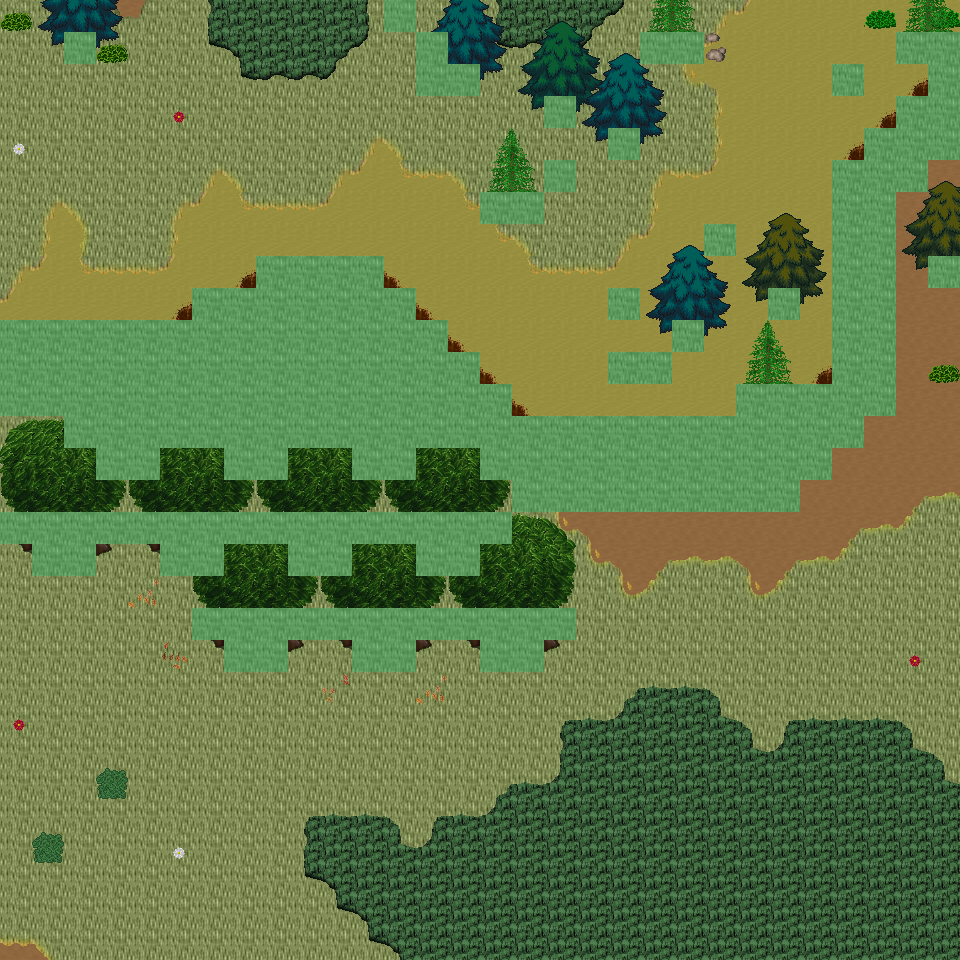

A level layout from a 2D game, rendered from its tile map. Below: a short description, then the map file with tile-grid data replaced by summaries:
An orthogonal 30x30 tile map with 32x32 px tiles, 6 tile layers (Ground, Object, Object2, Above, ...), 48 tilesets and 9 objects (9x mapExit).

<map version="1.0" orientation="orthogonal" renderorder="right-down" width="30" height="30" tilewidth="32" tileheight="32" nextobjectid="10">
  <tileset firstgid="1" name="tileset_ground_ground" tilewidth="32" tileheight="32" tilecount="33" columns="3">
    <image source="../drawable/tileset_ground_ground.png" width="96" height="352" />
  </tileset>
  <tileset firstgid="34" name="tileset_ground_ground_2" tilewidth="32" tileheight="32" tilecount="4" columns="4">
    <image source="../drawable/tileset_ground_ground_2.png" width="128" height="32" />
  </tileset>
  <tileset firstgid="38" name="tileset_ground_ridge_earth_dark" tilewidth="32" tileheight="32" tilecount="96" columns="12">
    <image source="../drawable/tileset_ground_ridge_earth_dark.png" width="384" height="256" />
  </tileset>
  <tileset firstgid="134" name="tileset_plant_grasses" tilewidth="32" tileheight="32" tilecount="6" columns="3">
    <image source="../drawable/tileset_plant_grasses.png" width="96" height="64" />
  </tileset>
  <tileset firstgid="140" name="tileset_plant_bush_bushes" tilewidth="32" tileheight="32" tilecount="10" columns="5">
    <image source="../drawable/tileset_plant_bush_bushes.png" width="160" height="64" />
  </tileset>
  <tileset firstgid="150" name="tileset_plant_flower_daisy_white" tilewidth="32" tileheight="32" tilecount="8" columns="2">
    <image source="../drawable/tileset_plant_flower_daisy_white.png" width="64" height="128" />
  </tileset>
  <tileset firstgid="158" name="tileset_building_fence_fence_chunky" tilewidth="32" tileheight="32" tilecount="21" columns="3">
    <image source="../drawable/tileset_building_fence_fence_chunky.png" width="96" height="224" />
  </tileset>
  <tileset firstgid="179" name="tileset_ground_rock_rocks_2" tilewidth="32" tileheight="32" tilecount="4" columns="2">
    <image source="../drawable/tileset_ground_rock_rocks_2.png" width="64" height="64" />
  </tileset>
  <tileset firstgid="183" name="tileset_building_roof_green" tilewidth="32" tileheight="32" tilecount="20" columns="5">
    <image source="../drawable/tileset_building_roof_green.png" width="160" height="128" />
  </tileset>
  <tileset firstgid="203" name="tileset_building_wall_wall_brown" tilewidth="32" tileheight="32" tilecount="12" columns="3">
    <image source="../drawable/tileset_building_wall_wall_brown.png" width="96" height="128" />
  </tileset>
  <tileset firstgid="215" name="tileset_plant_flower_daisy_red" tilewidth="32" tileheight="32" tilecount="8" columns="2">
    <image source="../drawable/tileset_plant_flower_daisy_red.png" width="64" height="128" />
  </tileset>
  <tileset firstgid="223" name="tileset_item_corpse_huge_animal" tilewidth="32" tileheight="32" tilecount="16" columns="2">
    <image source="../drawable/tileset_item_corpse_huge_animal.png" width="64" height="256" />
  </tileset>
  <tileset firstgid="239" name="tileset_plant_stump_rectangular" tilewidth="32" tileheight="32" tilecount="4" columns="2">
    <image source="../drawable/tileset_plant_stump_rectangular.png" width="64" height="64" />
  </tileset>
  <tileset firstgid="243" name="tileset_ground_rock_pebbles" tilewidth="32" tileheight="32" tilecount="3" columns="1">
    <image source="../drawable/tileset_ground_rock_pebbles.png" width="32" height="96" />
  </tileset>
  <tileset firstgid="246" name="tileset_plant_tree_tree_green" tilewidth="32" tileheight="32" tilecount="88" columns="8">
    <image source="../drawable/tileset_plant_tree_tree_green.png" width="256" height="352" />
  </tileset>
  <tileset firstgid="334" name="tileset_item_pot_dark_barrel" tilewidth="32" tileheight="32" tilecount="2" columns="1">
    <image source="../drawable/tileset_item_pot_dark_barrel.png" width="32" height="64" />
  </tileset>
  <tileset firstgid="336" name="tileset_plant_leaves" tilewidth="32" tileheight="32" tilecount="8" columns="4">
    <image source="../drawable/tileset_plant_leaves.png" width="128" height="64" />
  </tileset>
  <tileset firstgid="344" name="tileset_item_statue_cross" tilewidth="32" tileheight="32" tilecount="1" columns="1">
    <image source="../drawable/tileset_item_statue_cross.png" width="32" height="32" />
  </tileset>
  <tileset firstgid="345" name="tileset_ground_ladder_vertical_dark" tilewidth="32" tileheight="32" tilecount="3" columns="3">
    <image source="../drawable/tileset_ground_ladder_vertical_dark.png" width="96" height="32" />
  </tileset>
  <tileset firstgid="348" name="tileset_furniture_light_dark_torch" tilewidth="32" tileheight="32" tilecount="8" columns="2">
    <image source="../drawable/tileset_furniture_light_dark_torch.png" width="64" height="128" />
  </tileset>
  <tileset firstgid="356" name="tileset_building_door_door_n" tilewidth="32" tileheight="32" tilecount="6" columns="3">
    <image source="../drawable/tileset_building_door_door_n.png" width="96" height="64" />
  </tileset>
  <tileset firstgid="362" name="tileset_building_window_window_long" tilewidth="32" tileheight="32" tilecount="3" columns="3">
    <image source="../drawable/tileset_building_window_window_long.png" width="96" height="32" />
  </tileset>
  <tileset firstgid="365" name="tileset_building_roof_yellow" tilewidth="32" tileheight="32" tilecount="20" columns="5">
    <image source="../drawable/tileset_building_roof_yellow.png" width="160" height="128" />
  </tileset>
  <tileset firstgid="385" name="tileset_plant_vine" tilewidth="32" tileheight="32" tilecount="3" columns="1">
    <image source="../drawable/tileset_plant_vine.png" width="32" height="96" />
  </tileset>
  <tileset firstgid="388" name="tileset_logic_portal" tilewidth="32" tileheight="32" tilecount="24" columns="8">
    <image source="../drawable/tileset_logic_portal.png" width="256" height="96" />
  </tileset>
  <tileset firstgid="412" name="tileset_logic_collision" tilewidth="32" tileheight="32" tilecount="1" columns="1">
    <image source="../drawable/tileset_logic_collision.png" width="32" height="32" />
  </tileset>
  <tileset firstgid="413" name="tileset_logic_protection" tilewidth="32" tileheight="32" tilecount="2" columns="2">
    <image source="../drawable/tileset_logic_protection.png" width="64" height="32" />
  </tileset>
  <tileset firstgid="415" name="tileset_ground_green_paving" tilewidth="32" tileheight="32" tilecount="18" columns="3">
    <image source="../drawable/tileset_ground_green_paving.png" width="96" height="192" />
  </tileset>
  <tileset firstgid="433" name="tileset_ground_grass_2" tilewidth="32" tileheight="32" tilecount="21" columns="3">
    <image source="../drawable/tileset_ground_grass_2.png" width="96" height="224" />
  </tileset>
  <tileset firstgid="454" name="tileset_ground_earth_edges" tilewidth="32" tileheight="32" tilecount="18" columns="6">
    <image source="../drawable/tileset_ground_earth_edges.png" width="192" height="96" />
  </tileset>
  <tileset firstgid="472" name="tileset_ground_grass_corners" tilewidth="32" tileheight="32" tilecount="24" columns="6">
    <image source="../drawable/tileset_ground_grass_corners.png" width="192" height="128" />
  </tileset>
  <tileset firstgid="496" name="tileset_ground_earth_edges_yellowgreen" tilewidth="32" tileheight="32" tilecount="15" columns="5">
    <image source="../drawable/tileset_ground_earth_edges_yellowgreen.png" width="160" height="96" />
  </tileset>
  <tileset firstgid="511" name="tileset_ground_water_pool" tilewidth="32" tileheight="32" tilecount="72" columns="3">
    <image source="../drawable/tileset_ground_water_pool.png" width="96" height="768" />
  </tileset>
  <tileset firstgid="583" name="tileset_building_house_pink_blue" tilewidth="32" tileheight="32" tilecount="99" columns="11">
    <image source="../drawable/tileset_building_house_pink_blue.png" width="352" height="288" />
  </tileset>
  <tileset firstgid="682" name="tileset_plant_flower_foxgloves" tilewidth="32" tileheight="32" tilecount="4" columns="2">
    <image source="../drawable/tileset_plant_flower_foxgloves.png" width="64" height="64" />
  </tileset>
  <tileset firstgid="686" name="tileset_plant_tree_evergreen" tilewidth="32" tileheight="32" tilecount="36" columns="3">
    <image source="../drawable/tileset_plant_tree_evergreen.png" width="96" height="384" />
  </tileset>
  <tileset firstgid="722" name="tileset_plant_tree_spruce" tilewidth="32" tileheight="32" tilecount="6" columns="2">
    <image source="../drawable/tileset_plant_tree_spruce.png" width="64" height="96" />
  </tileset>
  <tileset firstgid="728" name="tileset_plant_bush_large_green" tilewidth="32" tileheight="32" tilecount="9" columns="3">
    <image source="../drawable/tileset_plant_bush_large_green.png" width="96" height="96" />
  </tileset>
  <tileset firstgid="737" name="tileset_plant_stump_hollow_logs" tilewidth="32" tileheight="32" tilecount="6" columns="3">
    <image source="../drawable/tileset_plant_stump_hollow_logs.png" width="96" height="64" />
  </tileset>
  <tileset firstgid="743" name="tileset_plant_stump_small_stump" tilewidth="32" tileheight="32" tilecount="4" columns="2">
    <image source="../drawable/tileset_plant_stump_small_stump.png" width="64" height="64" />
  </tileset>
  <tileset firstgid="747" name="tileset_plant_bush_bush_pinks" tilewidth="32" tileheight="32" tilecount="4" columns="2">
    <image source="../drawable/tileset_plant_bush_bush_pinks.png" width="64" height="64" />
  </tileset>
  <tileset firstgid="751" name="tileset_building_outhouse" tilewidth="32" tileheight="32" tilecount="12" columns="3">
    <image source="../drawable/tileset_building_outhouse.png" width="96" height="128" />
  </tileset>
  <tileset firstgid="763" name="tileset_item_pot_wooden_bins" tilewidth="32" tileheight="32" tilecount="4" columns="2">
    <image source="../drawable/tileset_item_pot_wooden_bins.png" width="64" height="64" />
  </tileset>
  <tileset firstgid="767" name="tileset_ground_dry_grass" tilewidth="32" tileheight="32" tilecount="54" columns="9">
    <image source="../drawable/tileset_ground_dry_grass.png" width="288" height="192" />
  </tileset>
  <tileset firstgid="821" name="tileset_ground_grass_edges" tilewidth="32" tileheight="32" tilecount="36" columns="12">
    <image source="../drawable/tileset_ground_grass_edges.png" width="384" height="96" />
  </tileset>
  <tileset firstgid="857" name="tileset_light_light_1x1" tilewidth="32" tileheight="32" tilecount="3" columns="3">
    <image source="../drawable/tileset_light_light_1x1.png" width="96" height="32" />
  </tileset>
  <tileset firstgid="860" name="tileset_building_huts" tilewidth="32" tileheight="32" tilecount="338" columns="26">
    <image source="../drawable/tileset_building_huts.png" width="832" height="416" />
  </tileset>
  <tileset firstgid="1198" name="tileset_light_door_light" tilewidth="32" tileheight="32" tilecount="12" columns="3">
    <image source="../drawable/tileset_light_door_light.png" width="96" height="128" />
  </tileset>
  <layer name="Ground" width="30" height="30">
    <data>[900 cells, 900 non-empty, 4 distinct tile ids]</data>
  </layer>
  <layer name="Object" width="30" height="30">
    <data>[900 cells, 336 non-empty, 66 distinct tile ids]</data>
  </layer>
  <layer name="Object2" width="30" height="30">
    <data>[900 cells, 9 non-empty, 3 distinct tile ids]</data>
  </layer>
  <layer name="Above" width="30" height="30">
    <data>[900 cells, 126 non-empty, 30 distinct tile ids]</data>
  </layer>
  <layer name="Above2" width="30" height="30">
    <data>[900 cells, 83 non-empty, 17 distinct tile ids]</data>
  </layer>
  <layer name="Walkable" width="30" height="30">
    <data>[900 cells, 197 non-empty, 1 distinct tile ids]</data>
  </layer>
  <objectgroup name="MapEvents">
    <object id="1" name="north" type="mapExit" x="0" y="0" width="384" height="32">
      <properties>
        <property name="map" value="level_0_x122_y8" />
        <property name="x" value="0" />
        <property name="y" value="28" />
      </properties>
    </object>
    <object id="2" name="north2" type="mapExit" x="416" y="0" width="544" height="32">
      <properties>
        <property name="map" value="level_0_x122_y8" />
        <property name="x" value="13" />
        <property name="y" value="28" />
      </properties>
    </object>
    <object id="3" name="south" type="mapExit" x="0" y="928" width="960" height="32">
      <properties>
        <property name="map" value="level_0_x122_y10" />
        <property name="x" value="0" />
        <property name="y" value="1" />
      </properties>
    </object>
    <object id="4" name="west" type="mapExit" x="0" y="0" width="32" height="320">
      <properties>
        <property name="map" value="level_0_x121_y9" />
        <property name="x" value="28" />
        <property name="y" value="0" />
      </properties>
    </object>
    <object id="5" name="west2" type="mapExit" x="0" y="416" width="32" height="96">
      <properties>
        <property name="map" value="level_0_x121_y9" />
        <property name="x" value="28" />
        <property name="y" value="13" />
      </properties>
    </object>
    <object id="6" name="west3" type="mapExit" x="0" y="544" width="32" height="416">
      <properties>
        <property name="map" value="level_0_x121_y9" />
        <property name="x" value="28" />
        <property name="y" value="17" />
      </properties>
    </object>
    <object id="7" name="east" type="mapExit" x="928" y="0" width="32" height="32">
      <properties>
        <property name="map" value="level_0_x123_y9" />
        <property name="x" value="1" />
        <property name="y" value="0" />
      </properties>
    </object>
    <object id="8" name="east2" type="mapExit" x="928" y="160" width="32" height="96">
      <properties>
        <property name="map" value="level_0_x123_y9" />
        <property name="x" value="1" />
        <property name="y" value="5" />
      </properties>
    </object>
    <object id="9" name="east3" type="mapExit" x="928" y="288" width="32" height="672">
      <properties>
        <property name="map" value="level_0_x123_y9" />
        <property name="x" value="1" />
        <property name="y" value="9" />
      </properties>
    </object>
  </objectgroup>
</map>
